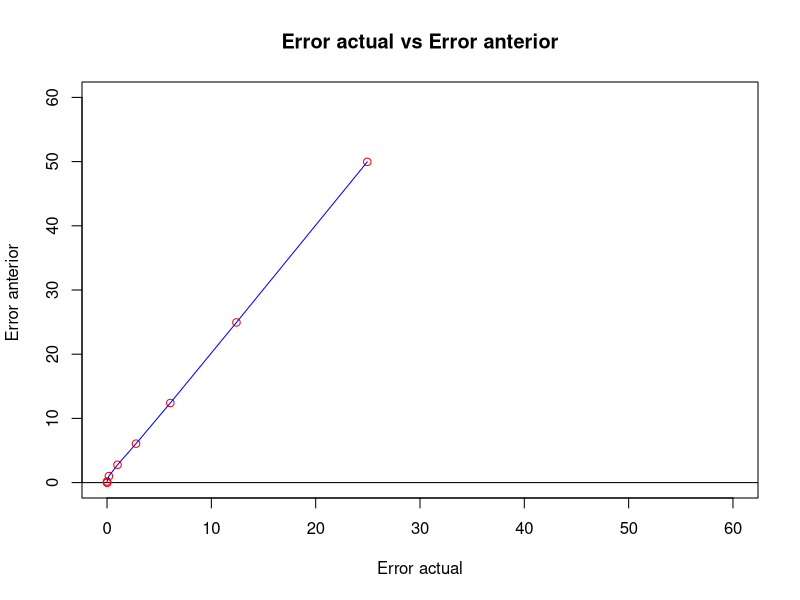

Write R code to recreate this figure.
#-------------------
  #autores:
  #Andres Gil 
  #Erika Gonzalez 
  #Leonel Londono
  #Analisis numerico
                  
#------------------
raizCuadrada <- function(n, e, x){
  eActual <- c()
  eAnterior <- c()
  b <- 0
  y <- (1/2)*(x+(n/x))
  b <- abs(x-y)
  while(b > e)
    {
    x <- y
    y <- (1/2)*(x+(n/x))
    eAnterior <- c(eAnterior, b)
    b <- abs(x-y)
    eActual <- c(eActual, b)
  }
  points(eActual, eAnterior, col = "red")
  lines(eActual, eAnterior, col = "blue")
  return(cat("El valor final es : ", y, " con error de ", e))
}
f = function(x) (x)
plot(f, xlim=c(0,60), ylim=c(0,60), col = "white", xlab="Error actual",ylab="Error anterior ", main= "Error actual vs Error anterior")
abline(h=0,col="black")
raizCuadrada(7, 0.000000001, 100)
